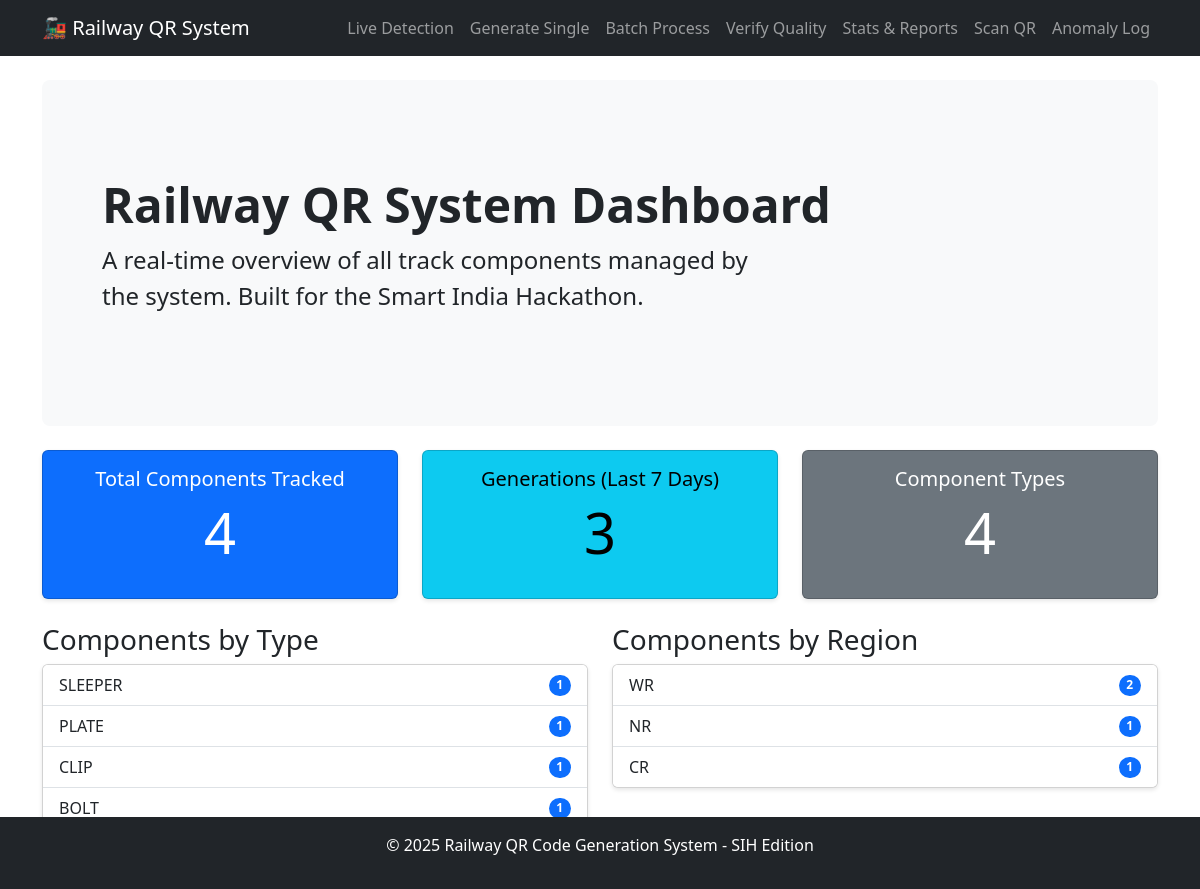
Before: / with the older database file.
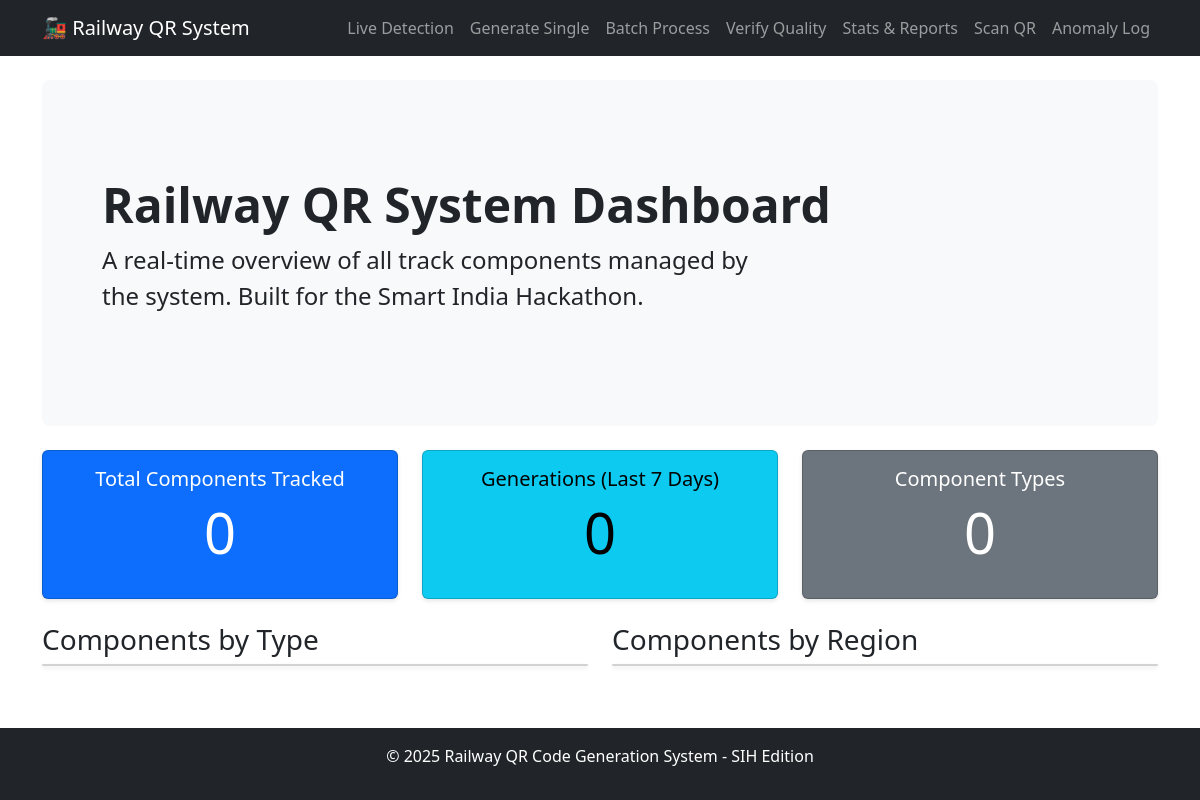
After: the same page with the newer database file.
### tables this page shows
CREATE TABLE components (
                    id INTEGER PRIMARY KEY AUTOINCREMENT, qr_data TEXT UNIQUE NOT NULL,
                    region TEXT NOT NULL, division TEXT NOT NULL, track_id INTEGER NOT NULL,
                    km_marker INTEGER NOT NULL, component_type TEXT NOT NULL,
                    installation_date DATE NOT NULL, serial_number INTEGER NOT NULL,
                    material TEXT, size TEXT, manufacturer TEXT, warranty_expiry DATE,
                    status TEXT DEFAULT 'ACTIVE', created_at TIMESTAMP DEFAULT CURRENT_TIMESTAMP,
                    updated_at TIMESTAMP DEFAULT CURRENT_TIMESTAMP
                );

### app.py (the view)
@app.route('/')
def index():
    db_manager = get_db_manager()
    stats = db_manager.get_statistics()
    return render_template('index.html', stats=stats)

### app.py (called while the page is built)
def get_db_manager():
    return RailwayDatabaseManager()

### src/database_manager.py (called while the page is built)
    def ensure_db_directory(self):
        db_dir = os.path.dirname(self.db_path)
        if db_dir:
            os.makedirs(db_dir, exist_ok=True)

### templates/index.html (shortened to what this page needs)
{% extends 'base.html' %}
{% block content %}
<div class="p-5 mb-4 bg-light rounded-3">
    <div class="container-fluid py-5">
        <h1 class="display-5 fw-bold">Railway QR System Dashboard</h1>
        <p class="col-md-8 fs-4">A real-time overview of all track components managed by the system. Built for the Smart India Hackathon.</p>
    </div>
</div>
<div class="row mb-4">
    <div class="col-md-4">
        <div class="card text-center text-bg-primary">
            <div class="card-body">
                <h5 class="card-title">Total Components Tracked</h5>
                <p class="display-4">{{ stats.total_components }}</p>
            </div>
        </div>
    </div>
    <div class="col-md-4">
        <div class="card text-center text-bg-info">
            <div class="card-body">
                <h5 class="card-title">Generations (Last 7 Days)</h5>
                <p class="display-4">{{ stats.recent_generations }}</p>
            </div>
        </div>
    </div>
    <div class="col-md-4">
        <div class="card text-center text-bg-secondary">
            <div class="card-body">
                <h5 class="card-title">Component Types</h5>
                <p class="display-4">{{ stats.by_type.keys()|length }}</p>
            </div>
        </div>
    </div>
</div>
<div class="row">
    <div class="col-md-6">
        <h3>Components by Type</h3>
        <div class="card">
            <ul class="list-group list-group-flush">
                {% for type, count in stats.by_type.items() %}
                <li class="list-group-item d-flex justify-content-between align-items-center">
                    {{ type }}
                    <span class="badge bg-primary rounded-pill">{{ count }}</span>
                </li>
                {% endfor %}
            </ul>
        </div>
    </div>
    <div class="col-md-6">
        <h3>Components by Region</h3>
        <div class="card">
            <ul class="list-group list-group-flush">
                {% for region, count in stats.by_region.items() %}
                <li class="list-group-item d-flex justify-content-between align-items-center">
                    {{ region }}
                    <span class="badge bg-primary rounded-pill">{{ count }}</span>
                </li>
                {% endfor %}
            </ul>
        </div>
    </div>
</div>
{% endblock %}

### templates/base.html (shortened to what this page needs)
<!DOCTYPE html>
<html lang="en">
<head>
    <link href="https://cdn.jsdelivr.net/npm/bootstrap@5.3.0/dist/css/bootstrap.min.css" rel="stylesheet">
    <link rel="stylesheet" href="{{ url_for('static', filename='css/style.css') }}">
</head>
<body>
    <nav class="navbar navbar-expand-lg navbar-dark bg-dark">
        <div class="container">
            <a class="navbar-brand" href="{{ url_for('index') }}">🚂 Railway QR System</a>
            <div class="collapse navbar-collapse" id="navbarNav">
                <ul class="navbar-nav ms-auto">
                    <li class="nav-item"><a class="nav-link" href="{{ url_for('live_feed') }}">Live Detection</a></li>
                    <li class="nav-item"><a class="nav-link" href="{{ url_for('generate') }}">Generate Single</a></li>
                    <li class="nav-item"><a class="nav-link" href="{{ url_for('batch') }}">Batch Process</a></li>
                    <li class="nav-item"><a class="nav-link" href="{{ url_for('verify') }}">Verify Quality</a></li>
                    <li class="nav-item"><a class="nav-link" href="{{ url_for('report') }}">Stats & Reports</a></li>
                    <li class="nav-item"><a class="nav-link" href="{{ url_for('scan') }}">Scan QR</a></li>
                    <li class="nav-item"><a class="nav-link" href="{{ url_for('anomaly_log') }}">Anomaly Log</a></li>
                </ul>
            </div>
        </div>
    </nav>
    <main class="container mt-4">
        {% block content %}{% endblock %}
    </main>
    <footer class="bg-dark text-white text-center p-3 mt-5">
        <p>&copy; 2025 Railway QR Code Generation System - SIH Edition</p>
    </footer>
</body>
</html>

### static/css/style.css (style rules this page uses)
body { padding-bottom: 60px; }
footer { position: fixed; bottom: 0; width: 100%; }
.card { box-shadow: 0 2px 4px rgba(0,0,0,.1); }

Changed rows visible on the page:
removed components: component_type "SLEEPER", serial_number "1"
removed components: component_type "PLATE", serial_number "1"
removed components: component_type "CLIP", serial_number "1"
removed components: component_type "BOLT", count "1"
Other visible differences:
{{ stats.total_components }}: "4" → "0"
{{ stats.recent_generations }}: "3" → "0"
{{ stats.by_type.keys()|length }}: "4" → "0"
list line gone: "WR 2"
list line gone: "NR 1"
list line gone: "CR 1"
